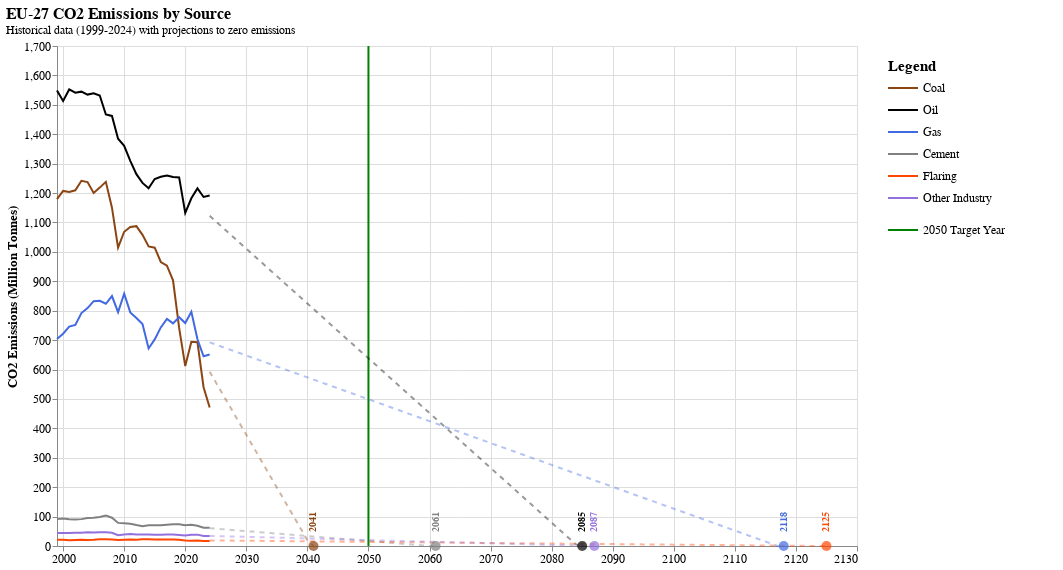

Notebook code for this chart:
### Code cell
# Preview the chart using Altair
import altair as alt

chart_sources = alt.Chart.from_dict(vega_spec_sources)
chart_sources

### Figure 1 — Vega-Lite specification as saved in the notebook (floating-point values rounded to 4 significant figures; data arrays with more than 128 entries replaced by an {"elided": "..."} marker saying what was removed)
{"config": {"view": {"continuousWidth": 300, "continuousHeight": 300}, "axis": {"labelFontSize": 12, "titleFontSize": 13}, "legend": {"labelFontSize": 12, "titleFontSize": 13}, "title": {"fontSize": 16, "subtitleFontSize": 12}}, "hconcat": [{"layer": [{"mark": {"type": "rule", "color": "green", "strokeWidth": 2}, "data": {"values": [{"year": 2050}]}, "encoding": {"x": {"axis": {"format": "d", "grid": true, "labelAngle": 0, "tickCount": 12, "title": null}, "field": "year", "scale": {"domain": [1999, 2130], "nice": false}, "type": "quantitative"}}}, {"mark": {"type": "line", "strokeWidth": 2}, "data": {"values": {"elided": "156 records"}}, "encoding": {"color": {"field": "color", "legend": null, "scale": null, "type": "nominal"}, "detail": {"field": "source", "type": "nominal"}, "tooltip": [{"field": "source", "title": "Source", "type": "nominal"}, {"field": "year", "format": "d", "title": "Year", "type": "quantitative"}, {"field": "value", "format": ".2f", "title": "CO2 (Mt)", "type": "quantitative"}], "x": {"field": "year", "scale": {"domain": [1999, 2130], "nice": false}, "type": "quantitative"}, "y": {"axis": {"grid": true, "title": "CO2 Emissions (Million Tonnes)"}, "field": "value", "scale": {"domain": [0, 1700], "nice": false}, "type": "quantitative"}}}, {"mark": {"type": "line", "opacity": 0.4, "strokeDash": [5, 5], "strokeWidth": 2}, "data": {"values": {"elided": "379 records"}}, "encoding": {"color": {"field": "color", "legend": null, "scale": null, "type": "nominal"}, "detail": {"field": "source", "type": "nominal"}, "tooltip": [{"field": "source", "title": "Source", "type": "nominal"}, {"field": "year", "format": "d", "title": "Year", "type": "quantitative"}, {"field": "value", "format": ".2f", "title": "Projected CO2 (Mt)", "type": "quantitative"}], "x": {"field": "year", "type": "quantitative"}, "y": {"field": "value", "type": "quantitative"}}}, {"mark": {"type": "point", "filled": true, "size": 100}, "data": {"values": [{"year": 2041, "source": "Coal", "color": "#8B4513", "label": "2041"}, {"year": 2085, "source": "Oil", "color": "#000000", "label": "2085"}, {"year": 2118, "source": "Gas", "color": "#4169E1", "label": "2118"}, {"year": 2061, "source": "Cement", "color": "#808080", "label": "2061"}, {"year": 2125, "source": "Flaring", "color": "#FF4500", "label": "2125"}, {"year": 2087, "source": "Other Industry", "color": "#9370DB", "label": "2087"}]}, "encoding": {"color": {"field": "color", "legend": null, "scale": null, "type": "nominal"}, "tooltip": [{"field": "source", "title": "Source", "type": "nominal"}, {"field": "year", "format": "d", "title": "Reaches Zero", "type": "quantitative"}], "x": {"field": "year", "type": "quantitative"}, "y": {"datum": 0, "type": "quantitative"}}}, {"mark": {"type": "text", "angle": 270, "baseline": "middle", "fontSize": 10, "fontWeight": "bold"}, "data": {"values": [{"year": 2041, "source": "Coal", "color": "#8B4513", "label": "2041"}, {"year": 2085, "source": "Oil", "color": "#000000", "label": "2085"}, {"year": 2118, "source": "Gas", "color": "#4169E1", "label": "2118"}, {"year": 2061, "source": "Cement", "color": "#808080", "label": "2061"}, {"year": 2125, "source": "Flaring", "color": "#FF4500", "label": "2125"}, {"year": 2087, "source": "Other Industry", "color": "#9370DB", "label": "2087"}]}, "encoding": {"color": {"field": "color", "legend": null, "scale": null, "type": "nominal"}, "text": {"field": "label", "type": "nominal"}, "x": {"field": "year", "type": "quantitative"}, "y": {"datum": 80, "type": "quantitative"}}}], "height": 500, "title": {"text": "EU-27 CO2 Emissions by Source", "anchor": "start", "subtitle": "Historical data (1999-2024) with projections to zero emissions"}, "width": 800}, {"layer": [{"mark": {"type": "text", "align": "left", "fontSize": 15, "fontWeight": "bold"}, "data": {"values": [{"x": 10, "y": 480, "label": "Legend"}]}, "encoding": {"text": {"field": "label", "type": "nominal"}, "x": {"axis": null, "field": "x", "scale": {"domain": [0, 180]}, "type": "quantitative"}, "y": {"axis": null, "field": "y", "scale": {"domain": [0, 500]}, "type": "quantitative"}}}, {"mark": {"type": "rule", "color": "#8B4513", "strokeWidth": 2}, "data": {"values": [{"x1": 10, "x2": 40, "y": 458}]}, "encoding": {"x": {"axis": null, "field": "x1", "scale": {"domain": [0, 180]}, "type": "quantitative"}, "x2": {"field": "x2"}, "y": {"axis": null, "field": "y", "scale": {"domain": [0, 500]}, "type": "quantitative"}}}, {"mark": {"type": "text", "align": "left", "fontSize": 12}, "data": {"values": [{"x": 45, "y": 458, "label": "Coal"}]}, "encoding": {"text": {"field": "label", "type": "nominal"}, "x": {"axis": null, "field": "x", "scale": {"domain": [0, 180]}, "type": "quantitative"}, "y": {"axis": null, "field": "y", "scale": {"domain": [0, 500]}, "type": "quantitative"}}}, {"mark": {"type": "rule", "color": "#000000", "strokeWidth": 2}, "data": {"values": [{"x1": 10, "x2": 40, "y": 436}]}, "encoding": {"x": {"axis": null, "field": "x1", "scale": {"domain": [0, 180]}, "type": "quantitative"}, "x2": {"field": "x2"}, "y": {"axis": null, "field": "y", "scale": {"domain": [0, 500]}, "type": "quantitative"}}}, {"mark": {"type": "text", "align": "left", "fontSize": 12}, "data": {"values": [{"x": 45, "y": 436, "label": "Oil"}]}, "encoding": {"text": {"field": "label", "type": "nominal"}, "x": {"axis": null, "field": "x", "scale": {"domain": [0, 180]}, "type": "quantitative"}, "y": {"axis": null, "field": "y", "scale": {"domain": [0, 500]}, "type": "quantitative"}}}, {"mark": {"type": "rule", "color": "#4169E1", "strokeWidth": 2}, "data": {"values": [{"x1": 10, "x2": 40, "y": 414}]}, "encoding": {"x": {"axis": null, "field": "x1", "scale": {"domain": [0, 180]}, "type": "quantitative"}, "x2": {"field": "x2"}, "y": {"axis": null, "field": "y", "scale": {"domain": [0, 500]}, "type": "quantitative"}}}, {"mark": {"type": "text", "align": "left", "fontSize": 12}, "data": {"values": [{"x": 45, "y": 414, "label": "Gas"}]}, "encoding": {"text": {"field": "label", "type": "nominal"}, "x": {"axis": null, "field": "x", "scale": {"domain": [0, 180]}, "type": "quantitative"}, "y": {"axis": null, "field": "y", "scale": {"domain": [0, 500]}, "type": "quantitative"}}}, {"mark": {"type": "rule", "color": "#808080", "strokeWidth": 2}, "data": {"values": [{"x1": 10, "x2": 40, "y": 392}]}, "encoding": {"x": {"axis": null, "field": "x1", "scale": {"domain": [0, 180]}, "type": "quantitative"}, "x2": {"field": "x2"}, "y": {"axis": null, "field": "y", "scale": {"domain": [0, 500]}, "type": "quantitative"}}}, {"mark": {"type": "text", "align": "left", "fontSize": 12}, "data": {"values": [{"x": 45, "y": 392, "label": "Cement"}]}, "encoding": {"text": {"field": "label", "type": "nominal"}, "x": {"axis": null, "field": "x", "scale": {"domain": [0, 180]}, "type": "quantitative"}, "y": {"axis": null, "field": "y", "scale": {"domain": [0, 500]}, "type": "quantitative"}}}, {"mark": {"type": "rule", "color": "#FF4500", "strokeWidth": 2}, "data": {"values": [{"x1": 10, "x2": 40, "y": 370}]}, "encoding": {"x": {"axis": null, "field": "x1", "scale": {"domain": [0, 180]}, "type": "quantitative"}, "x2": {"field": "x2"}, "y": {"axis": null, "field": "y", "scale": {"domain": [0, 500]}, "type": "quantitative"}}}, {"mark": {"type": "text", "align": "left", "fontSize": 12}, "data": {"values": [{"x": 45, "y": 370, "label": "Flaring"}]}, "encoding": {"text": {"field": "label", "type": "nominal"}, "x": {"axis": null, "field": "x", "scale": {"domain": [0, 180]}, "type": "quantitative"}, "y": {"axis": null, "field": "y", "scale": {"domain": [0, 500]}, "type": "quantitative"}}}, {"mark": {"type": "rule", "color": "#9370DB", "strokeWidth": 2}, "data": {"values": [{"x1": 10, "x2": 40, "y": 348}]}, "encoding": {"x": {"axis": null, "field": "x1", "scale": {"domain": [0, 180]}, "type": "quantitative"}, "x2": {"field": "x2"}, "y": {"axis": null, "field": "y", "scale": {"domain": [0, 500]}, "type": "quantitative"}}}, {"mark": {"type": "text", "align": "left", "fontSize": 12}, "data": {"values": [{"x": 45, "y": 348, "label": "Other Industry"}]}, "encoding": {"text": {"field": "label", "type": "nominal"}, "x": {"axis": null, "field": "x", "scale": {"domain": [0, 180]}, "type": "quantitative"}, "y": {"axis": null, "field": "y", "scale": {"domain": [0, 500]}, "type": "quantitative"}}}, {"mark": {"type": "rule", "color": "green", "strokeWidth": 2}, "data": {"values": [{"x1": 10, "x2": 40, "y": 316}]}, "encoding": {"x": {"axis": null, "field": "x1", "scale": {"domain": [0, 180]}, "type": "quantitative"}, "x2": {"field": "x2"}, "y": {"axis": null, "field": "y", "scale": {"domain": [0, 500]}, "type": "quantitative"}}}, {"mark": {"type": "text", "align": "left", "fontSize": 12}, "data": {"values": [{"x": 45, "y": 316, "label": "2050 Target Year"}]}, "encoding": {"text": {"field": "label", "type": "nominal"}, "x": {"axis": null, "field": "x", "scale": {"domain": [0, 180]}, "type": "quantitative"}, "y": {"axis": null, "field": "y", "scale": {"domain": [0, 500]}, "type": "quantitative"}}}], "height": 500, "view": {"stroke": null}, "width": 180}], "$schema": "https://vega.github.io/schema/vega-lite/v6.json"}
